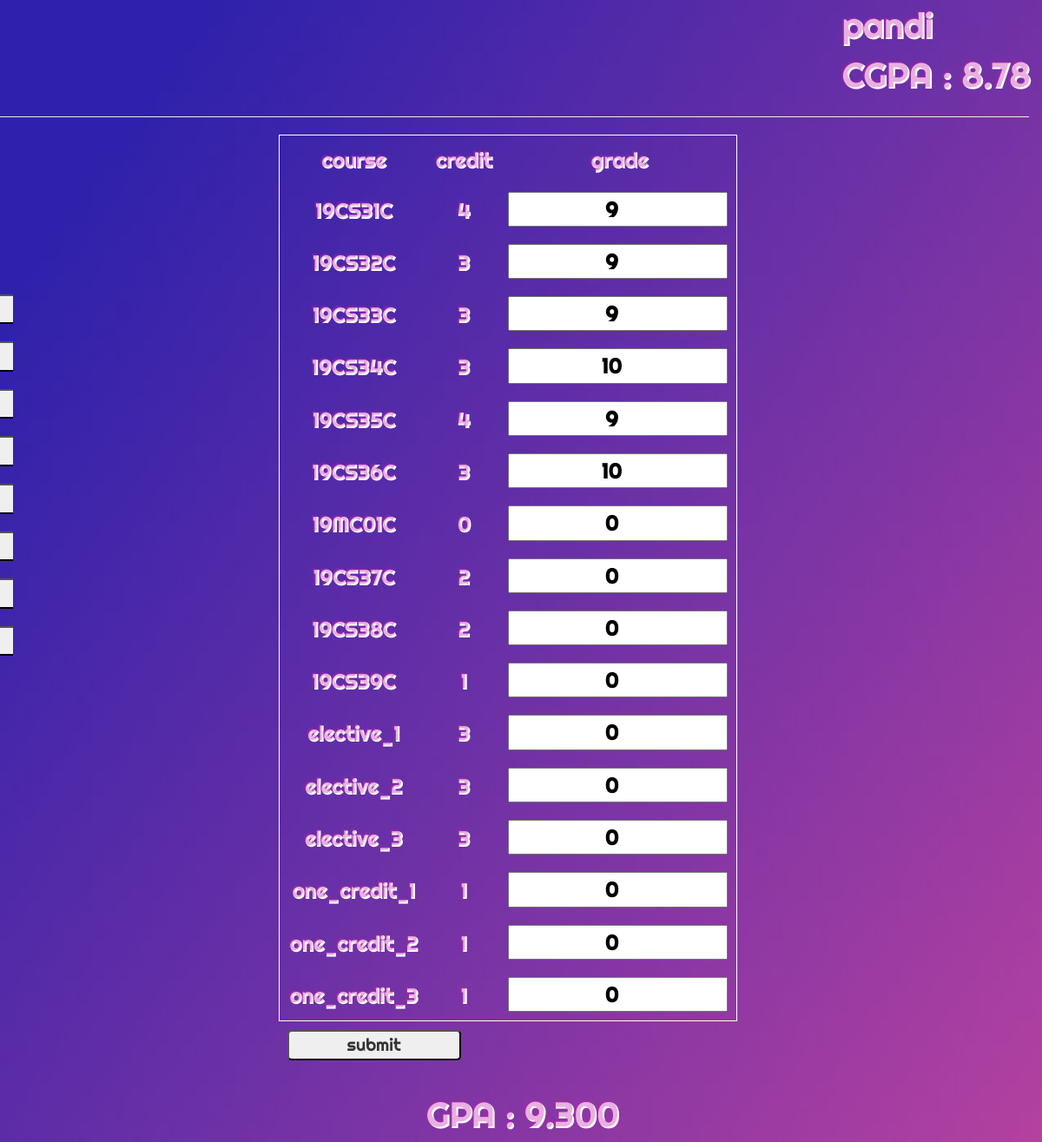
Screenshot of /dashboard3.php?name=2012052 with the database file from the repository.
### tables this page shows
CREATE TABLE `sem3` (
  `name` varchar(30) NOT NULL,
  `reg_no` varchar(30) NOT NULL,
  `19CS31C` int(30) NOT NULL,
  `19CS32C` int(30) NOT NULL,
  `19CS33C` int(30) NOT NULL,
  `19CS34C` int(30) NOT NULL,
  `19CS35C` int(30) NOT NULL,
  `19CS36C` int(30) NOT NULL,
  `19MC01C` int(30) NOT NULL,
  `19CS37C` int(30) NOT NULL,
  `19CS38C` int(30) NOT NULL,
  `19CS39C` int(30) NOT NULL,
  `elective_1` int(30) NOT NULL,
  `elective_2` int(30) NOT NULL,
  `elective_3` int(30) NOT NULL,
  `one_credit_1` int(30) NOT NULL,
  `one_credit_2` int(30) NOT NULL,
  `one_credit_3` int(30) NOT NULL,
  `gpa` decimal(30,3) NOT NULL
);

### dashboard3.php (the view, shortened to what this page needs)
<!DOCTYPE html>
<?php
$servername = "sql104.infinityfree.com";
    $username = "if0_34376999";
    $password = "BJsLSq514Wgpk";
    $dbname = "if0_34376999_cgpa";
    $conn = mysqli_connect($servername, $username, $password, $dbname);
$arr1=[
    '19SH11C' => 2,
    '19SH12C' => 4,
    '19SH13C' => 2,
    '19SH14C' => 2,
    '19CS11C' => 3,
    '19CS12C' => 3,
    '19SH16C' => 1.5,
    '19CS13C' => 2,
    'elective_1'=>3,
    'elective_2'=>3,
    'elective_3'=>3,
    'one_credit_1'=>1,
    'one_credit_2'=>1,
];
$sql = "SELECT * FROM semm1 where reg_no='".$_GET['name']."'";
$result = mysqli_query($conn, $sql);
$row = mysqli_fetch_assoc($result);
$sum1=0;
$tot1=0;
foreach ($arr1 as $k => $v){
    if($row[$k]*$arr1[$k]!=0){
        $sum1+=$row[$k]*$arr1[$k];
        $tot1+=$arr1[$k];
    }
}
$arr2=[
    '19CS21C' => 2,
    '19CS22C' => 4,
    '19CS23C' => 2,
    '19CS24C' => 2,
    '19CS25C' => 3,
    '19SH15C' => 4,
    '19CS26C' => 1.5,
    '19CS27C' => 2,
    '19GN01C' => 2,
    'elective_1'=>3,
    'elective_2'=>3,
    'elective_3'=>3,
    'one_credit_1'=>1,
    'one_credit_2'=>1
];
$sql = "SELECT * FROM sem2 where reg_no='".$_GET['name']."'";
$result = mysqli_query($conn, $sql);
$row = mysqli_fetch_assoc($result);
$sum2=0;
$tot2=0;
foreach ($arr2 as $k => $v){
    if($row[$k]*$arr2[$k]!=0){
        $sum2+=$row[$k]*$arr2[$k];
        $tot2+=$arr2[$k];
    }
}
$arr3=[
    '19CS31C' => 4,
    '19CS32C' => 3,
    '19CS33C' => 3,
    '19CS34C' => 3,
    '19CS35C' => 4,
    '19CS36C' => 3,
    '19MC01C' => 0,
    '19CS37C' => 2,
    '19CS38C' => 2,
    '19CS39C'=>1,
    'elective_1'=>3,
    'elective_2'=>3,
    'elective_3'=>3,
    'one_credit_1'=>1,
    'one_credit_2'=>1,
    'one_credit_3'=>1
];
$sql = "SELECT * FROM sem3 where reg_no='".$_GET['name']."'";
$result = mysqli_query($conn, $sql);
$row = mysqli_fetch_assoc($result);
$sum3=0;
$tot3=0;
foreach ($arr3 as $k => $v){
    if($row[$k]*$arr3[$k]!=0){
        $sum3+=$row[$k]*$arr3[$k];
        $tot3+=$arr3[$k];
    }
    }
$arr4=[
    '19CS41C' => 4,
    '19CS42C' => 4,
    '19CS43C' => 3,
    '19CS44C' => 3,
    '19CS45C' => 3,
    '19CS46C' => 3,
    '19CS47C' => 1.5,
    '19CS48C' => 1.5,
    '19CS49C'=>1.5,
    'elective_1'=>3,
    'elective_2'=>3,
    'elective_3'=>3,
    'one_credit_1'=>1,
    'one_credit_2'=>1
];
$sql = "SELECT * FROM sem4 where reg_no='".$_GET['name']."'";
$result = mysqli_query($conn, $sql);
$row = mysqli_fetch_assoc($result);
$sum4=0;
$tot4=0;
foreach ($arr4 as $k => $v){
    if($row[$k]*$arr4[$k]!=0){
        $sum4+=$row[$k]*$arr4[$k];
        $tot4+=$arr4[$k];
    }
    }
$arr5=[
    '19CS51C' => 4,
    '19CS52C' => 4,
    '19CS53C' => 3,
    '19CS54C' => 3,
    '19CS55C' => 3,
    '19MC02C' => 0,
    '19CS56C' => 1.5,
    '19CS57C' => 1.5,
    '19CS58C'=>1,
    'elective_1'=>3,
    'elective_2'=>3,
    'elective_3'=>3,
    'one_credit_1'=>1,
    'one_credit_2'=>1
];
$sql = "SELECT * FROM sem5 where reg_no='".$_GET['name']."'";
$result = mysqli_query($conn, $sql);
$row = mysqli_fetch_assoc($result);
$sum5=0;
$tot5=0;
foreach ($arr5 as $k => $v){
    if($row[$k]*$arr5[$k]!=0){
        $sum5+=$row[$k]*$arr5[$k];
        $tot5+=$arr5[$k];
    }
    }
$arr6=[
    '19CS61C' => 3,
    '19CS62C' => 4,
    '19CS63C' => 3,
    '19CS64C' => 2,
    '19CS65C' => 1.5,
    '19CS66C' => 1,
    '19CS67C'=>2,
    'elective_1'=>3,
    'elective_2'=>3,
    'elective_3'=>3,
    'one_credit_1'=>1,
    'one_credit_2'=>1
];
$sql = "SELECT * FROM sem6 where reg_no='".$_GET['name']."'";
$result = mysqli_query($conn, $sql);
$row = mysqli_fetch_assoc($result);
$sum6=0;
$tot6=0;
foreach ($arr6 as $k => $v){
    if($row[$k]*$arr6[$k]!=0){
        $sum6+=$row[$k]*$arr6[$k];
        $tot6+=$arr6[$k];
    }
    }
$arr7=[
    '19CS71C' => 1,
    '19CS72C'=>3,
    'elective_1'=>3,
    'elective_2'=>3,
    'elective_3'=>3,
    'one_credit_1'=>1,
    'one_credit_2'=>1
];
$sql = "SELECT * FROM sem7 where reg_no='".$_GET['name']."'";
$result = mysqli_query($conn, $sql);
$row = mysqli_fetch_assoc($result);
$sum7=0;
$tot7=0;
foreach ($arr7 as $k => $v){
    if($row[$k]*$arr7[$k]!=0){
        $sum7+=$row[$k]*$arr7[$k];
        $tot7+=$arr7[$k];
    }
    }
$arr8=[
    '19CS81C' => 6,
     '19CS82C'=>2,
    'elective_1'=>3,
    'elective_2'=>3,
    'elective_3'=>3,
    'one_credit_1'=>1,
    'one_credit_2'=>1
];
$sql = "SELECT * FROM sem8 where reg_no='".$_GET['name']."'";
$result = mysqli_query($conn, $sql);
$row = mysqli_fetch_assoc($result);
$sum8=0;
$tot8=0;
foreach ($arr8 as $k => $v){
    if($row[$k]*$arr8[$k]!=0){
        $sum8+=$row[$k]*$arr8[$k];
        $tot8+=$arr8[$k];
    }
    }
$cgpa=0;
$sum=$sum1+$sum2+$sum3+$sum4+$sum5+$sum6+$sum7+$sum8;
$tot=$tot1+$tot2+$tot3+$tot4+$tot5+$tot6+$tot7+$tot8;
if($tot!=0)
$cgpa=$sum/$tot;
?>
<html lang="en">
            <?php
$servername = "sql104.infinityfree.com";
    $username = "if0_34376999";
    $password = "BJsLSq514Wgpk";
    $dbname = "if0_34376999_cgpa";
    $conn = mysqli_connect($servername, $username, $password, $dbname);
            ?>
            <?php
                $arr2=[
                    '19CS31C' => 4,
                    '19CS32C' => 3,
                    '19CS33C' => 3,
                    '19CS34C' => 3,
                    '19CS35C' => 4,
                    '19CS36C' => 3,
                    '19MC01C' => 0,
                    '19CS37C' => 2,
                    '19CS38C' => 2,
                    '19CS39C'=>1,
                    'elective_1'=>3,
                    'elective_2'=>3,
                    'elective_3'=>3,
                    'one_credit_1'=>1,
                    'one_credit_2'=>1,
                    'one_credit_3'=>1
                ];
                $sql = "SELECT * FROM sem3 where reg_no='".$_GET['name']."'";
                $result = mysqli_query($conn, $sql);
                $row = mysqli_fetch_assoc($result);
                $gpa=$row["gpa"];
                ?>
<head>
    <link rel="stylesheet" href="https://maxcdn.bootstrapcdn.com/bootstrap/3.4.1/css/bootstrap.min.css">
</head>
<body>
    <div class="row">
    <div class="head" id="stu_name">
        <?php
        echo $row['name']."<br>CGPA : ".number_format((float)$cgpa, 2, '.', '');;
        ?>
    </div>
    </div>
    <div class="row">
        <hr>
    </div>
    <div class="row">
    <div class="semselect">
    <a href="/tutor_cgpa/tutor_cgpa/dashboard1d.php?name=<?php echo $_GET["name"] ?>"><button id="sem1" onclick="sem_1()">Sem 1</button></a>
    <a href="/tutor_cgpa/tutor_cgpa/dashboard2.php?name=<?php echo $_GET["name"] ?>"><button id="sem3" onclick="sem_2()">Sem 2</button></a>
        <button id="sem3" onclick="sem_3()">Sem 3</button>
        <a href="/tutor_cgpa/tutor_cgpa/dashboard4.php?name=<?php echo $_GET["name"] ?>"><button id="sem4" onclick="sem_4()">Sem 4</button></a>
        <a href="/tutor_cgpa/tutor_cgpa/dashboard5.php?name=<?php echo $_GET["name"] ?>"><button id="sem5" onclick="sem_5()">Sem 5</button></a>
        <a href="/tutor_cgpa/tutor_cgpa/dashboard6.php?name=<?php echo $_GET["name"] ?>"><button id="sem6" onclick="sem_6()">Sem 6</button></a>
        <a href="/tutor_cgpa/tutor_cgpa/dashboard7.php?name=<?php echo $_GET["name"] ?>"><button id="sem7" onclick="sem_7()">Sem 7</button></a>
        <a href="/tutor_cgpa/tutor_cgpa/dashboard8.php?name=<?php echo $_GET["name"] ?>"><button id="sem8" onclick="sem_8()">Sem 8</button></a>
    </div>
    </div>
    <div id="abc">
    <div class="row" style="display: flex; justify-content: center;">
    <div id="sampp">
        <table id="samptt">
            <tr>
                <th>course</th>
                <th>credit</th>
                <th>grade</th>
            </tr>
            <?php
                $sql = "SELECT * FROM sem3 where reg_no='".$_GET['name']."'";
                $result = mysqli_query($conn, $sql);
                $row = mysqli_fetch_assoc($result);
                ?>
            <form method="post" action="/tutor_cgpa/tutor_cgpa/dashboard3.php?name=<?php echo $_GET["name"] ?>&sem=sem3">
            <?php    foreach ($arr2 as $k => $v) {  ?>
            <tr>
                <td><?php echo $k ?></td>
                <td><?php echo $v ?></td>
                <td><input type="number" name="<?php echo $k ?>"  id=<?php echo "'".$k."'" ?> value=<?php echo $row[$k] ?> /></td>
            </tr>
            <?php } ?>
            </table>
            <input type="submit" value="submit"/><p id="gpa"></p>
        </div>
    </div>
</div>
<div class="calci" style="width:100%; text-align:center">
        <h1 id="gpaa">GPA : <?php echo $gpa ?></h1>
</div>
</body>
</html>

### dashboard3.php (style rules this page uses)
.row { width: 100%; }
body { background: url("bg.png"); background-attachment: fixed; background-repeat: no-repeat; background-size: cover; }
#gpaa { font-family: 'Righteous', cursive; font-size: 30pt; font-weight: bolder; color: rgba(194, 32, 167, 0.356); text-shadow: 2px 2px white; }
.head { float: right; font-family: 'Righteous', cursive; font-size: 30pt; font-weight: bolder; color: rgba(194, 32, 167, 0.356); text-shadow: 2px 2px white; }
button,input[type="submit"] { width: 200px; margin: 10px; text-align: center; border-radius: 5px; font-size: 15pt; font-family: 'Righteous', cursive; }
td > input { color : black; text-align : center; }
.semselect { top: 25%; width: 30px; position: fixed; height: 100vh; overflow-x : hidden; }
tr,th,td { text-align:center; padding: 10px; font-family: 'Righteous', cursive; font-size: 18pt; font-weight: bold; color: rgba(194, 32, 167, 0.356); text-shadow: 2px 2px white; }
table { border: 1px solid white; width: 70%; }

### rows the page displays
sem3: name "pandi", 19CS31C "9", 19CS32C "9", 19CS33C "9", 19CS34C "10", 19CS35C "9", 19CS36C "10", 19MC01C "0", 19CS37C "0", 19CS38C "0", 19CS39C "0", elective_1 "0", elective_2 "0", elective_3 "0", one_credit_1 "0", one_credit_2 "0", one_credit_3 "0", gpa "9.300"

### other values shown
$cgpa "8.78"
$k "19CS31C"
$v "4"
$k "19CS32C"
$v "3"
$k "19CS33C"
$k "19CS34C"
$k "19CS35C"
$k "19CS36C"
$k "19MC01C"
$v "0"
$k "19CS37C"
$v "2"
$k "19CS38C"
$k "19CS39C"
